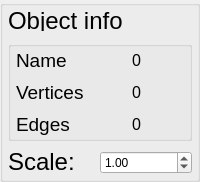
       <widget class="QGroupBox" name="groupBox_7">
        <property name="minimumSize">
         <size>
          <width>200</width>
          <height>0</height>
         </size>
        </property>
        <property name="maximumSize">
         <size>
          <width>200</width>
          <height>16777215</height>
         </size>
        </property>
        <property name="title">
         <string/>
        </property>
        <layout class="QGridLayout" name="gridLayout_3">
         <property name="leftMargin">
          <number>5</number>
         </property>
         <property name="topMargin">
          <number>5</number>
         </property>
         <property name="rightMargin">
          <number>5</number>
         </property>
         <property name="bottomMargin">
          <number>5</number>
         </property>
         <property name="horizontalSpacing">
          <number>0</number>
         </property>
         <property name="verticalSpacing">
          <number>10</number>
         </property>
         <item row="1" column="0" colspan="2">
          <widget class="QGroupBox" name="groupBox_object_info">
           <property name="minimumSize">
            <size>
             <width>0</width>
             <height>100</height>
            </size>
           </property>
           <property name="styleSheet">
            <string notr="true"/>
           </property>
           <property name="title">
            <string/>
           </property>
           <property name="alignment">
            <set>Qt::AlignCenter</set>
           </property>
           <layout class="QGridLayout" name="gridLayout_4">
            <property name="leftMargin">
             <number>5</number>
            </property>
            <property name="topMargin">
             <number>0</number>
            </property>
            <property name="rightMargin">
             <number>5</number>
            </property>
            <property name="bottomMargin">
             <number>0</number>
            </property>
            <property name="spacing">
             <number>5</number>
            </property>
            <item row="1" column="0">
             <widget class="QLabel" name="label_19">
              <property name="font">
               <font>
                <family>Arial</family>
                <pointsize>14</pointsize>
               </font>
              </property>
              <property name="text">
               <string>Vertices</string>
              </property>
             </widget>
            </item>
            <item row="0" column="0">
             <widget class="QLabel" name="label_15">
              <property name="font">
               <font>
                <family>Arial</family>
                <pointsize>14</pointsize>
               </font>
              </property>
              <property name="text">
               <string>Name</string>
              </property>
             </widget>
            </item>
            <item row="0" column="1" colspan="2">
             <widget class="QLabel" name="label_info_name">
              <property name="font">
               <font>
                <family>Arial</family>
                <pointsize>12</pointsize>
               </font>
              </property>
              <property name="text">
               <string>0</string>
              </property>
              <property name="alignment">
               <set>Qt::AlignCenter</set>
              </property>
             </widget>
            </item>
            <item row="1" column="1" colspan="2">
             <widget class="QLabel" name="label_info_v">
              <property name="font">
               <font>
                <family>Arial</family>
                <pointsize>12</pointsize>
               </font>
              </property>
              <property name="text">
               <string>0</string>
              </property>
              <property name="alignment">
               <set>Qt::AlignCenter</set>
              </property>
             </widget>
            </item>
            <item row="2" column="0">
             <widget class="QLabel" name="label_14">
              <property name="font">
               <font>
                <family>Arial</family>
                <pointsize>14</pointsize>
               </font>
              </property>
              <property name="text">
               <string>Edges</string>
              </property>
             </widget>
            </item>
            <item row="2" column="1" colspan="2">
             <widget class="QLabel" name="label_info_e">
              <property name="font">
               <font>
                <family>Arial</family>
                <pointsize>12</pointsize>
               </font>
              </property>
              <property name="text">
               <string>0</string>
              </property>
              <property name="alignment">
               <set>Qt::AlignCenter</set>
              </property>
             </widget>
            </item>
           </layout>
          </widget>
         </item>
         <item row="2" column="0">
          <widget class="QLabel" name="label_20">
           <property name="maximumSize">
            <size>
             <width>16777215</width>
             <height>20</height>
            </size>
           </property>
           <property name="font">
            <font>
             <family>Arial</family>
             <pointsize>18</pointsize>
            </font>
           </property>
           <property name="text">
            <string>Scale:</string>
           </property>
          </widget>
         </item>
         <item row="2" column="1">
          <widget class="QDoubleSpinBox" name="scale_spin">
           <property name="minimumSize">
            <size>
             <width>0</width>
             <height>0</height>
            </size>
           </property>
           <property name="minimum">
            <double>0.100000000000000</double>
           </property>
           <property name="maximum">
            <double>50.000000000000000</double>
           </property>
           <property name="singleStep">
            <double>0.100000000000000</double>
           </property>
           <property name="value">
            <double>1.000000000000000</double>
           </property>
          </widget>
         </item>
         <item row="0" column="0" colspan="2">
          <widget class="QLabel" name="label_21">
           <property name="minimumSize">
            <size>
             <width>0</width>
             <height>20</height>
            </size>
           </property>
           <property name="maximumSize">
            <size>
             <width>16777215</width>
             <height>20</height>
            </size>
           </property>
           <property name="font">
            <font>
             <family>Arial</family>
             <pointsize>18</pointsize>
            </font>
           </property>
           <property name="text">
            <string>Object info</string>
           </property>
          </widget>
         </item>
        </layout>
       </widget>
